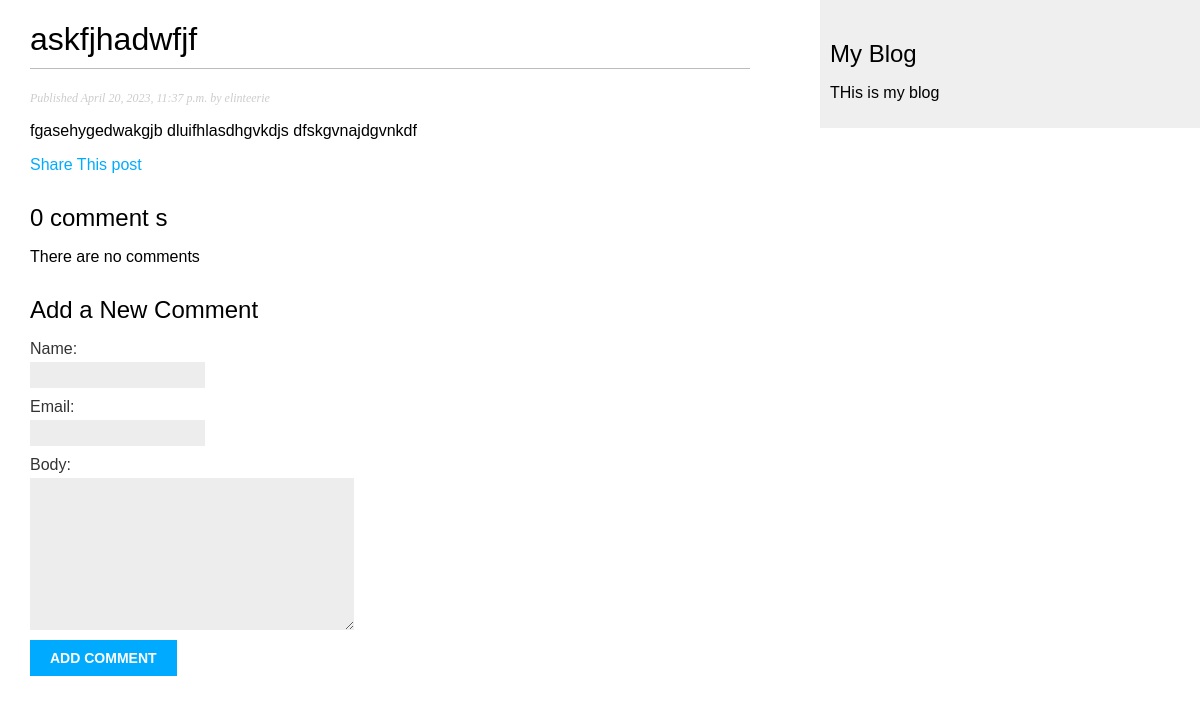
The page /blog/2023/4/20/askfjhadwfjf/ on the database its author committed.
### blog/models.py (models this page shows, shortened)
class Post(models.Model):
    tags = TaggableManager()
    class Status(models.TextChoices):
        DRAFT = 'DF', 'Draft'
        PUBLISHED = 'PB', 'Published'
    title = models.CharField(max_length=250)
    slug = models.SlugField(max_length=250, unique_for_date='publish')
    author = models.ForeignKey(
        User, on_delete=models.CASCADE, related_name='blog_posts')
    body = models.TextField()
    publish = models.DateTimeField(default=timezone.now)
    created = models.DateTimeField(auto_now_add=True)
    updated = models.DateTimeField(auto_now=True)
    status = models.CharField(max_length=2, choices=Status.choices,
                              default=Status.DRAFT)
    objects = models.Manager()
    published = PublishedManager()
    class Meta:
        ordering = ['-publish']
        indexes = [
            models.Index(fields=['-publish']),
        ]

### blog/views.py (the view)
def post_detail(request, year, month, day, post):
    post = get_object_or_404(Post, status=Post.Status.PUBLISHED, slug=post,
                             publish__year=year,
                             publish__month=month,
                             publish__day=day)
    comments = post.comments.filter(active=True)
    form = CommentForm()
    return render(request, 'blog/post/detail.html', {'post': post,
                                                     'comments': comments,
                                                     'form': form}
                  )

### blog/forms.py
class CommentForm(forms.ModelForm):
    class Meta:
        model = Comment
        fields = ['name', 'email', 'body']

### blog/templates/blog/post/detail.html (shortened to what this page needs)
{% extends "blog/base.html" %} {% block content %}
<h1>{{ post.title }}</h1>
<p class="date">Published {{ post.publish }} by {{ post.author}}</p>
{{ post.body|linebreaks }}
<p>
  <a href="{% url 'blog:post_share' post.id  %}">Share This post</a>
</p>
{% with comments.count as total_comments %}
<h2>{{ total_comments }} comment {{total_comments|pluralize}}</h2>
{% endwith%} {% for comment in comments %}
<div class="comment">
  <p class="info">
    comment {{forloop.counter}} by {{comment.name}} Commented on: {{comment.created}}
  </p>
  {{ comment.body|linebreaks }}
</div>
{% empty %}
<p>There are no comments</p>
{% endfor %}
<h2>Add a New Comment</h2>
<form action="{% url "blog:post_comment" post.id %}" method="post">
    {{form.as_p}}
    <p><input type="submit" value="Add Comment"></p>
</form>
{% endblock %}

### blog/static/blog/css/blog.css (style rules this page uses)
body { margin:0; padding:0; font-family:helvetica, sans-serif; }
a { color:#00abff; text-decoration:none; }
h1 { font-weight:normal; border-bottom:1px solid #bbb; padding:0 0 10px 0; }
h2 { font-weight:normal; margin:30px 0 0; }
p.date { color:#ccc; font-family: georgia, serif; font-size: 12px; font-style: italic; }
label { float:left; clear:both; color:#333; margin-bottom:4px; }
input, textarea { clear:both; float:left; margin:0 0 10px; background:#ededed; border:0; padding:6px 10px; font-size:12px; }
input[type=submit] { font-weight:bold; background:#00abff; color:#fff; padding:10px 20px; font-size:14px; text-transform:uppercase; }

### rows shown on the page
Post: title "askfjhadwfjf", publish "April 20, 2023, 11:37 p.m.", author "elinteerie", body "fgasehygedwakgjb dluifhlasdhgvkdjs dfskgvnajdgvnkdf"

### other values the page prints
{{ total_comments }} "0"
